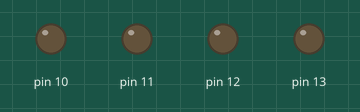
The sketch below on a simulated Arduino Uno, built with avr-gcc and run on an emulated ATmega328P. Parts: output pins drawn as LEDs (lit = HIGH).

Above: at 0.5 s.
At 2.5 s:
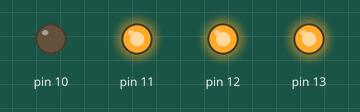
At 3.5 s:
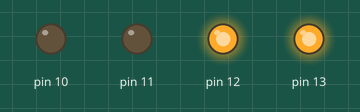
At 6.5 s:
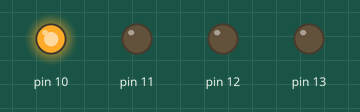
At 8.5 s:
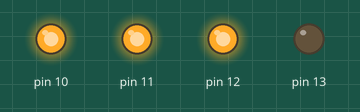
At 11.5 s:
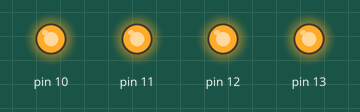
Timing chart, 0 to 13.0 s (numbered marks = the images above):
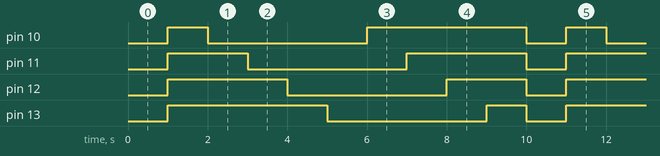

Measured:
- by itself, pin 10: repeats every 10.0 s: LOW 4.0 s, HIGH 4.0 s, LOW 1.0 s, HIGH 1.0 s
- by itself, pin 11: repeats every 10.0 s: LOW 4.0 s, HIGH 3.0 s, LOW 1.0 s, HIGH 2.0 s
- by itself, pin 12: repeats every 10.0 s: LOW 4.0 s, HIGH 2.0 s, LOW 1.0 s, HIGH 3.0 s
- by itself, pin 13: repeats every 10.0 s: LOW 4.0 s, HIGH 1.0 s, LOW 1.0 s, HIGH 4.0 s

The sketch:

blinking01.ino
```cpp
void setup(){
pinMode(10, OUTPUT);//устанавливаем вывод 10 как выход
pinMode(11, OUTPUT);//устанавливаем вывод 11 как выход
pinMode(12, OUTPUT);//устанавливаем вывод 12 как выход
pinMode(13, OUTPUT);//устанавливаем вывод 13 как выход
}


void loop(){
//==========зажигаем и гасим все 4 светодиода с паузой 1 сек.===============
digitalWrite(10, LOW); //включаем LED (pin 10)
digitalWrite(11, LOW); //включаем LED (pin 11)
digitalWrite(12, LOW); //включаем LED (pin 12)
digitalWrite(13, LOW); //включаем LED (pin 13)
delay(1000); //пауза 1 секунда
digitalWrite(10, HIGH); //выключаем LED (pin 10)
digitalWrite(11, HIGH); //выключаем LED (pin 11)
digitalWrite(12, HIGH); //выключаем LED (pin 12)
digitalWrite(13, HIGH); //выключаем LED (pin 13)
delay(1000); // пауза 1 секунда

//==========зажигаем и гасим 4 светодиода по очереди с паузой 1 сек.===============
digitalWrite(10, LOW); //включаем LED (pin 10)
delay(1000); //пауза 1 секунда
digitalWrite(11, LOW); //включаем LED (pin 11)
delay(1000); //пауза 1 секунда
digitalWrite(12, LOW); //включаем LED (pin 12)
delay(1000); //пауза 1 секунда
digitalWrite(13, LOW); //включаем LED (pin 13)
delay(1000); //пауза 1 секунда
digitalWrite(10, HIGH); //выключаем LED (pin 10)
delay(1000); //пауза 1 секунда
digitalWrite(11, HIGH); //выключаем LED (pin 11)
delay(1000); //пауза 1 секунда
digitalWrite(12, HIGH); //выключаем LED (pin 12)
delay(1000); //пауза 1 секунда
digitalWrite(13, HIGH); //выключаем LED (pin 13)
delay(1000); // пауза 1 секунда
}
```
